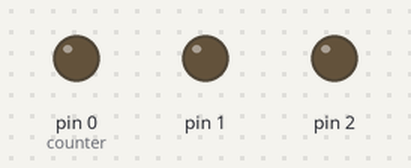
Bench run of a sketch on a simulated Arduino Uno, built with avr-gcc and run on an emulated ATmega328P. On the bench: output pins drawn as LEDs (lit = HIGH).

Above: at 0.19 s.
At 2.3 s:
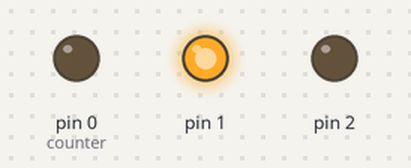
At 3.8 s:
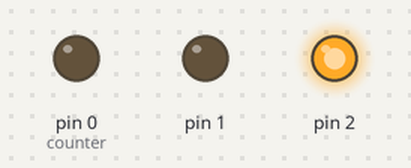
At 5.3 s:
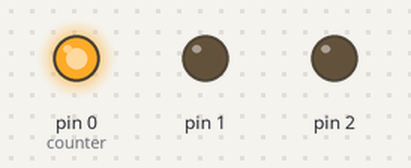
Timing chart, 0 to 6.0 s (numbered marks = the images above):
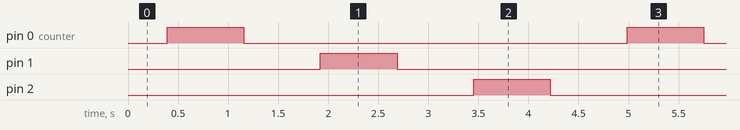

Measured:
- by itself, pin 0 (counter), pin 1, pin 2: alternates HIGH for 0.77 s and LOW for 3.8 s
- by itself, everything shown: repeats every 4.6 s, in 6 steps

The sketch:

Carmen.ino
```cpp
//Author: Anthony Garcia
//Date: 5/9/17
//Project: Carmen - 2017 Golden Scissors Fashion Show
//Version: 1.2

int brightness = 0;    // how bright the LED is
int fadeAmount = 5;    // how many points to fade the LED by
int counter = 0;       // counter to cycle through pins


void setup()
{
  // declare all pins to be an outputs for Gemma
  pinMode(0, OUTPUT);
  pinMode(1, OUTPUT);
  pinMode(2, OUTPUT);
}

void loop()
{
  // set the brightness of the LEDs one group at a time
  analogWrite(counter, brightness);

  // change the brightness for next time through the loop
  brightness = brightness + fadeAmount;

  // reverse the direction of the fading at the ends of the fade:
  if (brightness == 0 || brightness == 255)
  {
    fadeAmount = -fadeAmount;
  }

  // if end of fade, change to different output pin
  if (brightness == 0)
  {
    // if not on last pin increment
    if (counter < 2)
    {
      counter++;
    }
    else  // if on last pin, reset to pin 0
    {
      counter = 0;
    }
  }

  delay(15);
}
```
